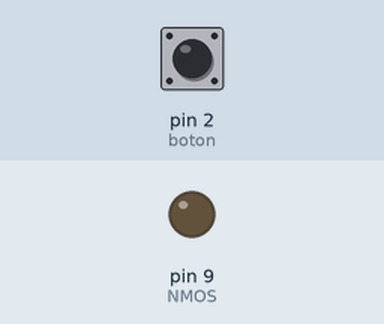
The sketch below on a simulated Arduino Uno, built with avr-gcc and run on an emulated ATmega328P. On the bench: output pins drawn as LEDs (lit = HIGH). The inputs (shaded band) are chosen by the test bench; at power-on: pin 2 (boton) LOW.

Above: at 1.2 s.
1.3 s: pin 2 (boton) pulled HIGH for 0.15 s
At 2.5 s:
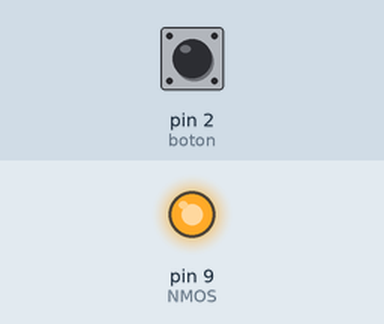
2.9 s: pin 2 (boton) pulled HIGH for 1 s
At 3.8 s:
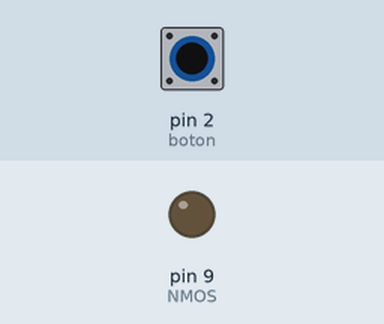
5.4 s: pin 2 (boton) pulled HIGH for 3.2 s
At 5.7 s:
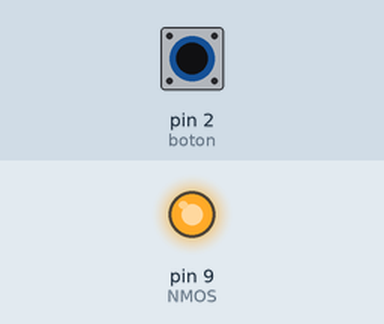
Timing chart, 0 to 8.4 s (numbered marks = the images above; inputs shaded):
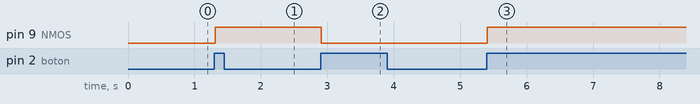

Measured:
- after the input at 1.3 s, pin 9 (NMOS): LOW → HIGH at once
- after the input at 2.9 s, pin 9 (NMOS): HIGH → LOW at once
- after the input at 5.4 s, pin 9 (NMOS): LOW → HIGH at once

The sketch:

MOTOR_ON_OFF.ino
```cpp
const int boton = 2;
const int NMOS = 9;
int val = 0;
int state = 0;
int old_val = 0;

void setup()
{
  pinMode(NMOS, OUTPUT);
  pinMode(boton, INPUT);
}

void loop()
{
  val = digitalRead(boton);
  if((val == HIGH)&&(old_val == LOW)){

    state = 1-state;
    delay(10);
  }
  old_val = val;
  if(state == 1){
    digitalWrite(NMOS, HIGH);
  }else{
    digitalWrite(NMOS, LOW);
  }

}
```
